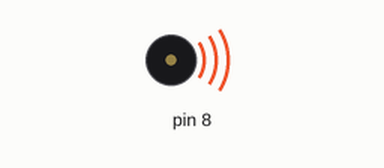
Recording of a sketch running on a simulated Arduino Uno, built with avr-gcc and run on an emulated ATmega328P. On the bench: buzzer (waves = sounding).

Above: at 0.1 s.
At 2.1 s:
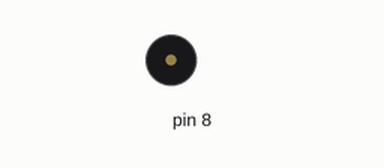
Timing chart, 0 to 3.6 s (numbered marks = the images above):
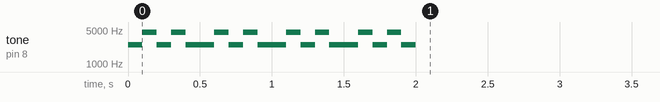

The sketch:

sketch_dec05a.ino
```cpp
void setup() {
  // iterate over the notes of the melody:
    tone(8,2500);
    delay(100);
       tone(8,4500);
    delay(100);
       tone(8,2500);
    delay(100);
       tone(8,4500);
    delay(100);
       tone(8,2500);
    delay(100);
        tone(8,2500);
    delay(100);
       tone(8,4500);
    delay(100);
       tone(8,2500);
    delay(100);
       tone(8,4500);
    delay(100);
       tone(8,2500);
    delay(100);
        tone(8,2500);
    delay(100);
       tone(8,4500);
    delay(100);
       tone(8,2500);
    delay(100);
       tone(8,4500);
    delay(100);
       tone(8,2500);
    delay(100);
        tone(8,2500);
    delay(100);
       tone(8,4500);
    delay(100);
       tone(8,2500);
    delay(100);
       tone(8,4500);
    delay(100);
       tone(8,2500);
    delay(100);
    noTone(8);
}

void loop() {
  // no need to repeat the melody.
}
```
